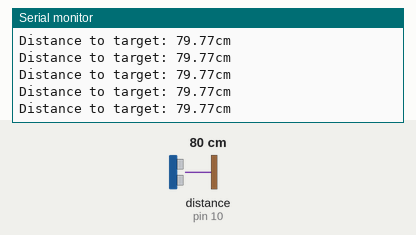
Simulated run of this sketch. Board: Arduino Uno, built with avr-gcc and run on an emulated ATmega328P. Parts: the last lines printed to the serial monitor. Wiring (inferred from the names in the program): ultrasonic range finder: trigger pin 8; echo pin 10. The test bench sets the inputs (shaded band); at power-on: distance to the obstacle (sensor on pin 10) 80 cm. The echo pulse lasts 58.3 µs per cm.

Above: at 1.2 s.
1.3 s: distance to the obstacle (sensor on pin 10) set to 120 cm
At 1.59 s:
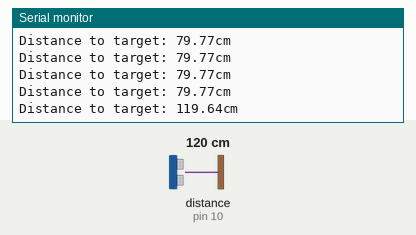
4.3 s: distance to the obstacle (sensor on pin 10) set to 35 cm
At 4.3 s:
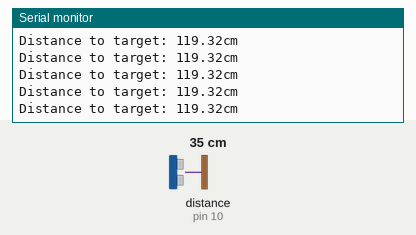
7.3 s: distance to the obstacle (sensor on pin 10) set to 250 cm
At 7.51 s:
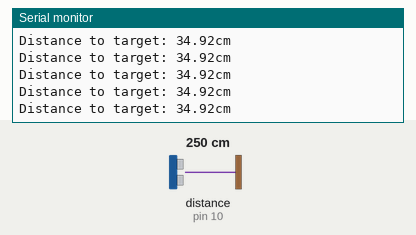
10.3 s: distance to the obstacle (sensor on pin 10) set to 35 cm
At 10.4 s:
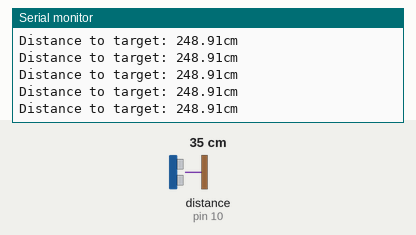
Timing chart, 0 to 13.3 s (numbered marks = the images above; inputs shaded):
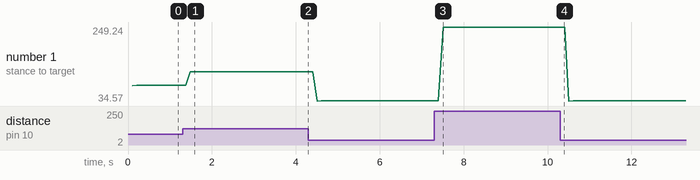

Measured:
- after the input at 1.3 s, the serial monitor: prints a new line after 0.18 s (image 1)
- plotted number 1: 79.77 → 119.32 after the input at 1.3 s, 119.32 → 34.92 after the input at 4.3 s, 34.92 → 248.91 after the input at 7.3 s

The sketch:

distace_meter.ino
```cpp
int trigPin=8;
int echoPin=10;
int t=100;
int PTT;//ping travel time
float PTD;//ping tavel distance
float DTT;//distance to target

void setup() {
  Serial.begin(9600);
  pinMode(trigPin,OUTPUT);
  pinMode(echoPin,INPUT);

}

void loop() {
  digitalWrite(trigPin,LOW);
  delayMicroseconds(10);
  digitalWrite(trigPin,HIGH);
  delayMicroseconds(10);
  digitalWrite(trigPin,LOW);
  PTT=pulseIn(echoPin,HIGH);
  PTD=(PTT*765.*5280.*12.*2.54)/(3600.*1000000.);
  DTT=PTD/2;
  delay(t);
  Serial.print("Distance to target: ");
  Serial.print(DTT);
  Serial.println("cm");
}
```
